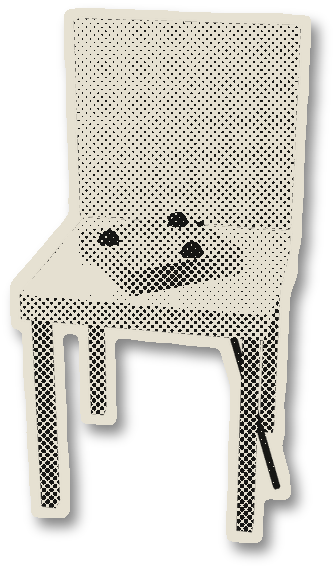
#> input picture assets/collage/chair_phone.png, 335 x 568 px, found by its file name; its folder holds 4 pictures in this run
$ python gen_collage.py ../../assets/collage/attendant_cap.png
#> lines starting #> are read from the running program, lines starting #| are printed output that depends on the picture
"""The collage in chapter 4: what everybody at the meeting thinks Ari is.

    godot --path . res://scenes/collage_render.tscn -- <renders_dir>
    python3 tools/art/gen_collage.py <renders_dir>

Every piece comes from somewhere different, so every piece is printed
differently: the chair in the deep end as newsprint, Mrs. Kaye's young lady
from the council as a colour magazine, Teodor's tall young man as an old
studio photograph, June's idea as a party snapshot with the friend torn off,
the attendant from the archive, the number on a scrap, the face Tobi left for
later, the badge the council would issue. Each is cut out with scissors and
casts a small shadow on whatever is under it.
"""
import os, sys, math, random
import numpy as np
from PIL import Image, ImageDraw, ImageFilter, ImageOps, ImageFont

HERE = os.path.dirname(os.path.abspath(__file__))
ROOT = os.path.normpath(os.path.join(HERE, "..", ".."))
OUT = os.path.join(ROOT, "assets", "collage")
DOCS = os.path.join(ROOT, "assets", "docs")
FONTS = os.path.join(ROOT, "assets", "fonts")
os.makedirs(OUT, exist_ok=True)
sys.path.insert(0, HERE)
import gen_docs  # noqa: E402

rng = np.random.default_rng(4)
R = random.Random(4)


def F(name, size):
    return ImageFont.truetype(os.path.join(FONTS, name), int(size))


def arr(img):
    return np.asarray(img, np.float32) / 255.0


def to_img(a, mode="RGB"):
    return Image.fromarray((np.clip(a, 0, 1) * 255).astype(np.uint8), mode)


def lowfreq(h, w, scale, amp):
    n = rng.normal(0, 1, (max(2, h // scale), max(2, w // scale))).astype(np.float32)
    n = np.asarray(Image.fromarray(((n - n.min()) / (np.ptp(n) + 1e-6) * 255).astype(np.uint8)).resize((w, h), Image.BICUBIC), np.float32) / 255.0
    return (n - 0.5) * 2 * amp


def screen(tone, cell, angle):
    h, w = tone.shape
    yy, xx = np.mgrid[0:h, 0:w].astype(np.float32)
    ca, sa = math.cos(angle), math.sin(angle)
    u = (xx * ca + yy * sa) / cell
    v = (-xx * sa + yy * ca) / cell
    du, dv = u - np.floor(u) - 0.5, v - np.floor(v) - 0.5
    return (np.sqrt(du ** 2 + dv ** 2) / 0.7071 < np.sqrt(np.clip(tone, 0, 1))).astype(np.float32)


def crop_alpha(img, pad=0):
    bb = img.getchannel("A").getbbox()
    return img.crop((max(0, bb[0] - pad), max(0, bb[1] - pad), min(img.width, bb[2] + pad), min(img.height, bb[3] + pad)))


def cut(printed, mask, margin=10, paper=(244, 240, 230), rough=2.0, torn=False, shadow=True):
    """Scissors: the printed thing on a sliver of its own paper, cut a little
    wide of the edge, lifted off the page with a shadow under it."""
    h, w = mask.shape
    P = margin * 3 + 24
    W, H = w + P * 2, h + P * 2
    m = np.zeros((H, W), np.float32)
    m[P:P + h, P:P + w] = mask
    mi = Image.fromarray((m * 255).astype(np.uint8))
    grown = mi
    for _ in range(max(1, margin // 5)):
        grown = grown.filter(ImageFilter.MaxFilter(11))
    g = arr(grown.filter(ImageFilter.GaussianBlur(3.0 if not torn else 1.2)))
    g = g + lowfreq(H, W, 18 if not torn else 5, 0.18 * rough / 2)
    if torn:
        g = g + lowfreq(H, W, 2, 0.12)
    cutm = (g > 0.5).astype(np.float32)
    out = np.zeros((H, W, 4), np.float32)
    out[..., :3] = np.array(paper, np.float32) / 255
    out[..., 3] = cutm
    if torn:
        # the torn edge shows the paper's white fibres
        inner = arr(Image.fromarray((cutm * 255).astype(np.uint8)).filter(ImageFilter.MinFilter(5)))
        fib = np.clip(cutm - inner, 0, 1)
        out[..., :3] = out[..., :3] * (1 - fib[..., None]) + fib[..., None] * np.array([0.98, 0.97, 0.95])
    pr = np.zeros((H, W, 3), np.float32)
    pr[P:P + h, P:P + w] = printed
    pm = np.zeros((H, W), np.float32)
    pm[P:P + h, P:P + w] = mask
    pm = pm * cutm
    out[..., :3] = out[..., :3] * (1 - pm[..., None]) + pr * pm[..., None]
    img = to_img(out, "RGBA")
    if shadow:
        sh = Image.new("RGBA", (W, H), (0, 0, 0, 0))
        a = Image.fromarray((cutm * 120).astype(np.uint8)).filter(ImageFilter.GaussianBlur(6))
        sh.putalpha(a)
        base = Image.new("RGBA", (W, H), (0, 0, 0, 0))
        base.alpha_composite(sh, (7, 9))
        base.alpha_composite(img)
        img = base
    return crop_alpha(img, 2)


# ------------------------------------------------------------------ print styles

def newsprint(rgb, cell=5.5):
    lum = rgb[..., 0] * 0.3 + rgb[..., 1] * 0.59 + rgb[..., 2] * 0.11
    lo, hi = np.percentile(lum, 2), np.percentile(lum, 99)
    dark = (1 - np.clip((lum - lo) / max(hi - lo, 1e-3), 0, 1)) ** 1.35
    ink = np.maximum(screen(dark * 0.92, cell, math.radians(45)), (dark > 0.95).astype(np.float32))
    paper = np.array([0.9, 0.88, 0.82], np.float32)
    return paper[None, None, :] * (1 - ink[..., None] * 0.9)


# [37 lines left out: functions magazine, sepia, snapshot_colour, bw_photo, not called in this run]


# ------------------------------------------------------------------ pieces

def load_render(src, name, scale):
    im = Image.open(os.path.join(src, name + ".png")).convert("RGBA")
    im = crop_alpha(im, 4)
    im = im.resize((int(im.width * scale), int(im.height * scale)), Image.LANCZOS)
    a = arr(im)
    return a[..., :3], a[..., 3]


def chair_phone(src):
    rgb, al = load_render(src, "chair_phone", 0.8)
    return cut(newsprint(rgb), al, margin=12, paper=(230, 225, 210))


def kaye_glasses(src):
    rgb, al = load_render(src, "kaye_glasses", 0.5)
    return cut(magazine(rgb), al, margin=8, paper=(248, 246, 240))


# [30 lines left out: functions teodor_coat, june_friend, not called in this run]


def attendant_cap(src):
    rgb, al = load_render(src, "attendant_cap", 0.52)
    return cut(bw_photo(rgb), al, margin=6, paper=(238, 236, 230))


# [56 lines left out: functions number_scrap, tobi_face, responder_badge, not called in this run]


def main(src):
#> called with src = '../../assets/collage/attendant_cap.png'
    pieces = {
        "chair_phone": lambda: chair_phone(src),
        "kaye_glasses": lambda: kaye_glasses(src),
        "teodor_coat": lambda: teodor_coat(src),
        "june_friend": lambda: june_friend(src),
        "attendant_cap": lambda: attendant_cap(src),
        "number_scrap": number_scrap,
        "tobi_face": tobi_face,
        "responder_badge": responder_badge,
    }
    for name, fn in pieces.items():
        img = fn()
        img.save(os.path.join(OUT, name + ".png"), optimize=True)
        print(name, img.size)
#> this loop made 2 passes
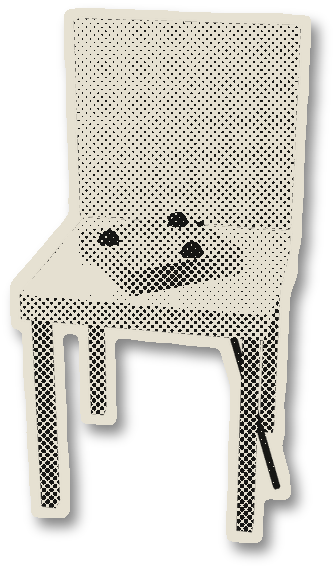
#> input picture assets/collage/chair_phone.png, 335 x 568 px, found by its file name
#> pass 1, in load_render, `im = im.resize((int(im.width * scale), int(im.height * scale)), Image...`:
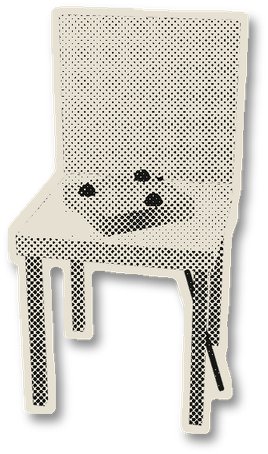
#> im: PIL image 268x454 RGBA; mean R, G, B, A 108.7, 106.4, 99.3, 144.7; transparent parts drawn white
#> pass 1, in chair_phone, `rgb, al = load_render(src, "chair_phone", 0.8)`:
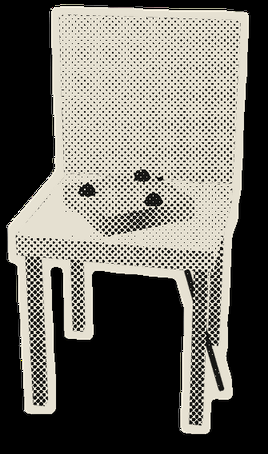
#> rgb: shape (454, 268, 3) float32; mean of channels 0, 1, 2 0.427, 0.417, 0.39; drawn as R, G, B
#> pass 1, in chair_phone, `rgb, al = load_render(src, "chair_phone", 0.8)`:
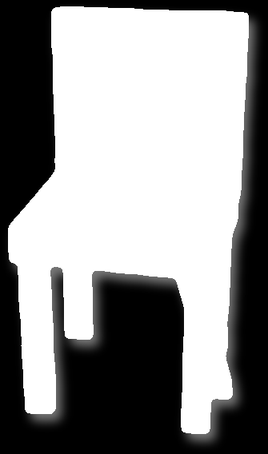
#> al: shape (454, 268) float32; min 0, max 1, mean 0.567
#> after the loop:
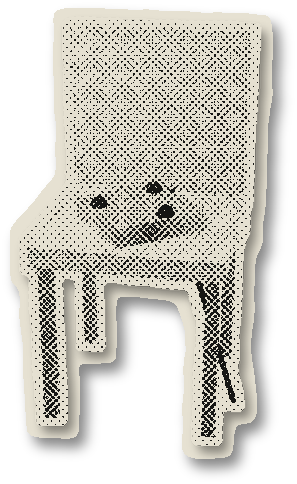
#> img: PIL image 297x484 RGBA; mean R, G, B, A 112.9, 110.4, 103, 158.1; transparent parts drawn white


if __name__ == "__main__":
#> (the run stopped early here; a loop or call above may not have finished)
